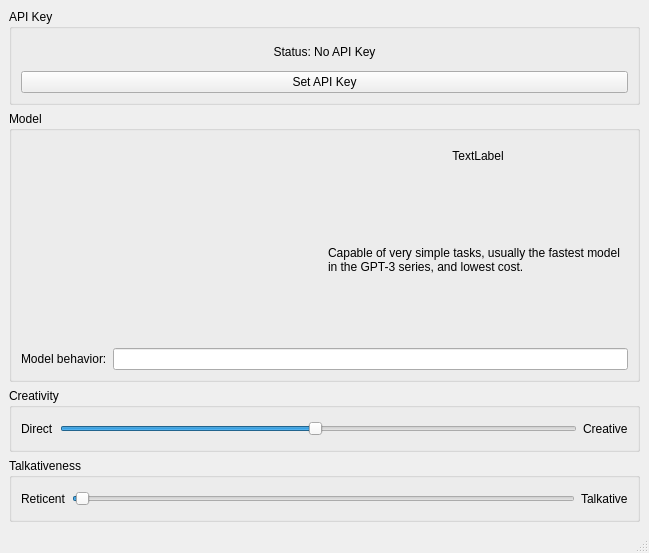
<?xml version="1.0" encoding="UTF-8"?>
<ui version="4.0">
 <class>AISettingsWindow</class>
 <widget class="QMainWindow" name="AISettingsWindow">
  <property name="geometry">
   <rect>
    <x>0</x>
    <y>0</y>
    <width>649</width>
    <height>553</height>
   </rect>
  </property>
  <property name="windowTitle">
   <string>AI Settings Window</string>
  </property>
  <property name="styleSheet">
   <string notr="true">font: 9pt &quot;Segoe UI&quot;;</string>
  </property>
  <widget class="QWidget" name="centralwidget">
   <layout class="QVBoxLayout" name="verticalLayout">
    <item>
     <widget class="QGroupBox" name="groupBoxAPIKey">
      <property name="maximumSize">
       <size>
        <width>16777215</width>
        <height>96</height>
       </size>
      </property>
      <property name="title">
       <string>API Key</string>
      </property>
      <layout class="QVBoxLayout" name="verticalLayout_2">
       <item>
        <widget class="QLabel" name="labelAPIKeyStatus">
         <property name="styleSheet">
          <string notr="true">font: 13pt &quot;Segoe UI&quot;;</string>
         </property>
         <property name="text">
          <string>Status: No API Key</string>
         </property>
         <property name="alignment">
          <set>Qt::AlignCenter</set>
         </property>
        </widget>
       </item>
       <item>
        <widget class="QPushButton" name="pushButtonSetAPIKey">
         <property name="text">
          <string>Set API Key</string>
         </property>
        </widget>
       </item>
      </layout>
     </widget>
    </item>
    <item>
     <widget class="QGroupBox" name="groupBoxModels">
      <property name="title">
       <string>Model</string>
      </property>
      <layout class="QVBoxLayout" name="verticalLayout_3">
       <item>
        <layout class="QHBoxLayout" name="horizontalLayout">
         <item>
          <widget class="QLabel" name="labelModelImage">
           <property name="minimumSize">
            <size>
             <width>200</width>
             <height>150</height>
            </size>
           </property>
           <property name="maximumSize">
            <size>
             <width>400</width>
             <height>300</height>
            </size>
           </property>
           <property name="layoutDirection">
            <enum>Qt::LeftToRight</enum>
           </property>
           <property name="text">
            <string/>
           </property>
           <property name="pixmap">
            <pixmap>images/code-cushman-001.png</pixmap>
           </property>
           <property name="scaledContents">
            <bool>false</bool>
           </property>
           <property name="alignment">
            <set>Qt::AlignRight|Qt::AlignTrailing|Qt::AlignVCenter</set>
           </property>
          </widget>
         </item>
         <item>
          <layout class="QVBoxLayout" name="verticalLayout_4">
           <item>
            <widget class="QLabel" name="labelModelName">
             <property name="maximumSize">
              <size>
               <width>16777215</width>
               <height>32</height>
              </size>
             </property>
             <property name="styleSheet">
              <string notr="true">font: 13pt &quot;Segoe UI&quot;;</string>
             </property>
             <property name="text">
              <string>TextLabel</string>
             </property>
             <property name="alignment">
              <set>Qt::AlignCenter</set>
             </property>
            </widget>
           </item>
           <item>
            <widget class="QLabel" name="labelModelDescription">
             <property name="styleSheet">
              <string notr="true">font: 11pt &quot;Segoe UI&quot;;</string>
             </property>
             <property name="text">
              <string>Capable of very simple tasks, usually the fastest model in the GPT-3 series, and lowest cost.</string>
             </property>
             <property name="wordWrap">
              <bool>true</bool>
             </property>
            </widget>
           </item>
          </layout>
         </item>
        </layout>
       </item>
       <item>
        <layout class="QHBoxLayout" name="horizontalLayout_2">
         <item>
          <widget class="QLabel" name="label_5">
           <property name="maximumSize">
            <size>
             <width>96</width>
             <height>21</height>
            </size>
           </property>
           <property name="text">
            <string>Model behavior:</string>
           </property>
          </widget>
         </item>
         <item>
          <widget class="QLineEdit" name="lineEditBehavior"/>
         </item>
        </layout>
       </item>
      </layout>
     </widget>
    </item>
    <item>
     <widget class="QGroupBox" name="groupBoxCreativity">
      <property name="maximumSize">
       <size>
        <width>16777215</width>
        <height>64</height>
       </size>
      </property>
      <property name="title">
       <string>Creativity</string>
      </property>
      <layout class="QHBoxLayout" name="horizontalLayout_3">
       <item>
        <widget class="QLabel" name="label">
         <property name="styleSheet">
          <string notr="true">font: 11pt &quot;Segoe UI&quot;;</string>
         </property>
         <property name="text">
          <string>Direct</string>
         </property>
        </widget>
       </item>
       <item>
        <widget class="QSlider" name="horizontalSliderCreativity">
         <property name="minimum">
          <number>1</number>
         </property>
         <property name="maximum">
          <number>100</number>
         </property>
         <property name="value">
          <number>50</number>
         </property>
         <property name="orientation">
          <enum>Qt::Horizontal</enum>
         </property>
        </widget>
       </item>
       <item>
        <widget class="QLabel" name="label_2">
         <property name="styleSheet">
          <string notr="true">font: 11pt &quot;Segoe UI&quot;;</string>
         </property>
         <property name="text">
          <string>Creative</string>
         </property>
        </widget>
       </item>
      </layout>
     </widget>
    </item>
    <item>
     <widget class="QGroupBox" name="groupBoxTalkativeness">
      <property name="maximumSize">
       <size>
        <width>16777215</width>
        <height>64</height>
       </size>
      </property>
      <property name="title">
       <string>Talkativeness</string>
      </property>
      <layout class="QHBoxLayout" name="horizontalLayout_4">
       <item>
        <widget class="QLabel" name="label_3">
         <property name="styleSheet">
          <string notr="true">font: 11pt &quot;Segoe UI&quot;;</string>
         </property>
         <property name="text">
          <string>Reticent</string>
         </property>
        </widget>
       </item>
       <item>
        <widget class="QSlider" name="horizontalSliderTalkativeness">
         <property name="minimum">
          <number>25</number>
         </property>
         <property name="maximum">
          <number>4096</number>
         </property>
         <property name="value">
          <number>50</number>
         </property>
         <property name="orientation">
          <enum>Qt::Horizontal</enum>
         </property>
        </widget>
       </item>
       <item>
        <widget class="QLabel" name="label_4">
         <property name="styleSheet">
          <string notr="true">font: 11pt &quot;Segoe UI&quot;;</string>
         </property>
         <property name="text">
          <string>Talkative</string>
         </property>
        </widget>
       </item>
      </layout>
     </widget>
    </item>
   </layout>
  </widget>
  <widget class="QMenuBar" name="menubar">
   <property name="geometry">
    <rect>
     <x>0</x>
     <y>0</y>
     <width>649</width>
     <height>21</height>
    </rect>
   </property>
  </widget>
  <widget class="QStatusBar" name="statusbar"/>
 </widget>
 <resources/>
 <connections/>
</ui>
